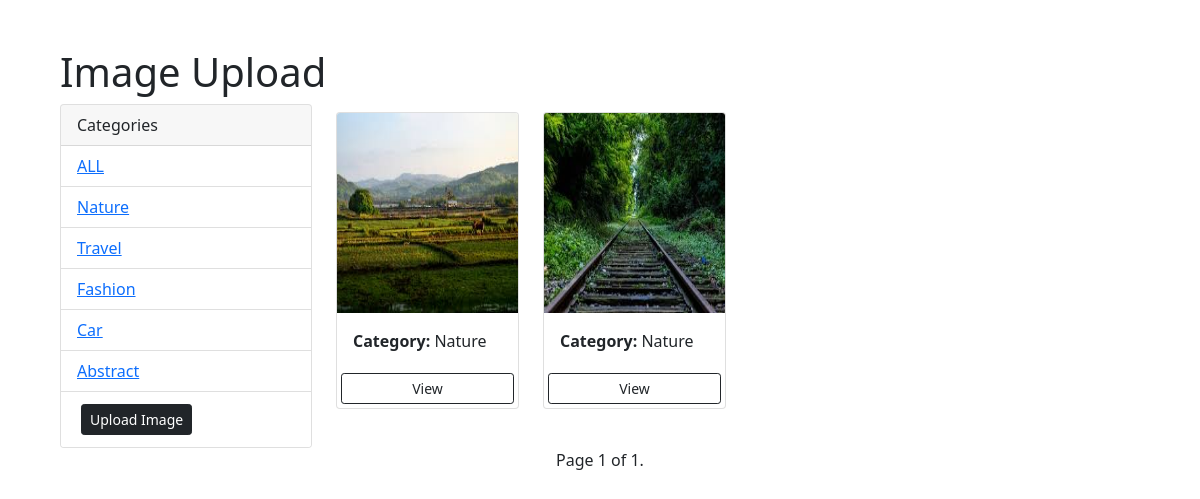
Screenshot of /?category=Nature with the database file from the repository.
### myapp/models.py (models this page shows, shortened)
class Category(models.Model):
    name = CharField(max_length=100, null=False, blank=False)

class Photo(models.Model):
    category = models.ForeignKey(Category, on_delete=models.SET_NULL, null=True, blank=True)
    image = models.ImageField(null=False, blank=False)

### myapp/views.py (the view)
# urls.py: path('',views.gallery,name="gallery"),
def gallery(request):
    category = request.GET.get('category')
    if category == None:
        photos = Photo.objects.all()
    else:
        photos = Photo.objects.filter(category__name=category)
    paginator = Paginator(photos, 8) # Show 8 Photos per page.
    page_number = request.GET.get('page')
    page_obj = paginator.get_page(page_number)
    '''
    for photo in page_obj:
        print(photo.category.all())
    '''
    categories = Category.objects.all()
    return render(request,"gallery.html",{'categories':categories, "photos":page_obj})

### myapp/templates/gallery.html (shortened to what this page needs)
<!DOCTYPE html>
<html lang="en">
<head>
<link href="https://cdn.jsdelivr.net/npm/bootstrap@5.0.0-beta2/dist/css/bootstrap.min.css" rel="stylesheet">
</head>
<body class = "m-5 bg-gradient-success text-black">
    <div class="container justify-content-center">
        <h1>Image Upload</h1>
    </div>
    <div class = "container">
        <div class = 'row'>
            <div class="col-md-3">
                <div class="card">
                    <div class="card-header">
                      Categories
                    </div>
                    <ul class="list-group list-group-flush">
                      <li class="list-group-item">
                         <a href="{% url 'gallery' %}"> ALL
                        </a>
                        </li>
                      {% for category in categories %}
                      <li class="list-group-item">
                          <a href="{% url 'gallery' %}?category={{category.name}}">{{category.name}}
                        </a>
                        </li>
                        {% endfor %}
                      <li class="list-group-item">
                          <a href="{% url 'add' %}" class="btn btn-dark btn-sm m-1">Upload Image</a>
                      </li>
                    </ul>
                  </div>
            </div>
      <div class="col-md-9">
                <div class="row">
                    {% for photo in photos %}
                    <div class="col-md-3">
                        <div class="card my-2">
                            <img class="card-img-top" src="{{photo.image.url}}" alt="Card image cap">
                            <div class="card-body">
                                <label><b>Category:</b> {{photo.category.name}}
                                </label>
                            </div>
                            <a href="{% url 'photo' photo.id %}" class="btn btn-outline-dark btn-sm m-1">View</a>
                        </div>
                    </div>
                    {% empty %}
                    <h3>No Photo Uploaded</h3>
                    {% endfor %}
                </div>
            </div>
            </div>
                </div>
                <div class="pagination col-12  justify-content-center">
                    <span class="step-links">
                        <span class="current">
                            Page {{ photos.number }} of {{ photos.paginator.num_pages }}.
                        </span>
                    </span>
                </div>
</body>
</html>

### myapp/templates/gallery.html (style rules this page uses)
.card-img-top { height: 200px; }

### rows the page displays
Category: name "Nature"
Category: name "Travel"
Category: name "Fashion"
Category: name "Car"
Category: name "Abstract"
Photo: image (picture), category.name "Nature"
Photo: image (picture), category.name "Nature"

### other values shown
{{ photos.number }} "1"
{{ photos.paginator.num_pages }} "1"
